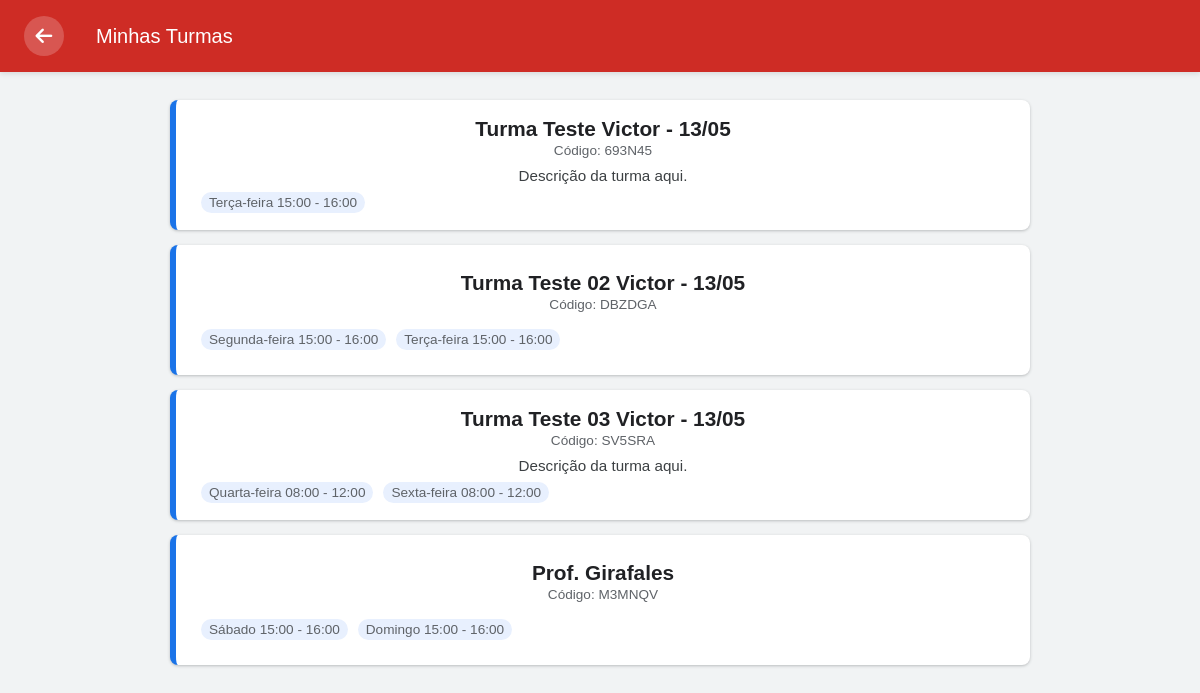
The page /turmas/listar/ (signed in) on the database its author committed.
### portal/models.py (models this page shows, shortened)
class Turma(models.Model):
    nome = models.CharField(max_length=100)
    professor = models.ForeignKey('Professor', on_delete=models.SET_NULL, null=True)
    codigo = models.CharField(max_length=20, unique=True, default='DEFAULT001')
    descricao = models.TextField(blank=True)
    data_criacao = models.DateTimeField(default=timezone.now)
    alunos = models.ManyToManyField('Aluno', related_name='turmas', blank=True)

class DiaSemana(models.Model):
    DIAS_SEMANA = [
        (0, 'Domingo'),
        (1, 'Segunda-feira'),
        (2, 'Terça-feira'),
        (3, 'Quarta-feira'),
        (4, 'Quinta-feira'),
        (5, 'Sexta-feira'),
        (6, 'Sábado'),
    ]
    dia = models.IntegerField(choices=DIAS_SEMANA)
    horario_turma = models.ForeignKey('HorarioTurma', on_delete=models.CASCADE, related_name='dias')
    class Meta:
        unique_together = ['dia', 'horario_turma']

class HorarioTurma(models.Model):
    turma = models.ForeignKey(Turma, on_delete=models.CASCADE, related_name='horarios')
    hora_inicio = models.TimeField()
    hora_fim = models.TimeField()
    class Meta:
        ordering = ['hora_inicio']

### portal/views.py (the view)
# urls.py: path('turmas/listar/', views.listar_turmas, name='listar_turmas'),
@login_required
def listar_turmas(request):
    professor = get_object_or_404(Professor, user=request.user)
    turmas = Turma.objects.filter(professor=professor)
    return render(request, 'listar_turmas.html', {'turmas': turmas})

### portal/templates/listar_turmas.html (shortened to what this page needs)
{% extends "base.html" %}
{% block style %}
<link rel="stylesheet" href="https://cdnjs.cloudflare.com/ajax/libs/font-awesome/6.4.0/css/all.min.css">
{% endblock %}
{% block content %}
<header class="header">
    <a href="{% url 'pagina_professor' %}" class="btn-voltar" title="Voltar">
        <i class="fas fa-arrow-left"></i>
    </a>
    <h1 style="margin: 0; font-size: 1.25rem;">Minhas Turmas</h1>
</header>
<div class="container">
    <div class="turmas-list">
        {% for turma in turmas %}
        <div class="turma-card"
             onclick="window.location.href='{% url 'dias_aula' turma.id %}'"
             role="button"
             tabindex="0"
             onkeypress="if(event.key==='Enter'){window.location.href='{% url 'dias_aula' turma.id %}'}">
            <div class="turma-header">
                <h2>{{ turma.nome }}</h2>
                <span class="turma-codigo">Código: {{ turma.codigo }}</span>
            </div>
            <div class="turma-info">
                <p>{{ turma.descricao }}</p>
                <div class="horarios">
                    {% for horario in turma.horarios.all %}
                    <div class="horario-item">
                        {% for dia in horario.dias.all %}
                        <span>{{ dia.get_dia_display }}</span>
                        {% endfor %}
                        {{ horario.hora_inicio|time:"H:i" }} - {{ horario.hora_fim|time:"H:i" }}
                    </div>
                    {% endfor %}
                </div>
            </div>
        </div>
        {% endfor %}
    </div>
</div>
{% endblock %}

### portal/static/portal/css/style.css (style rules this page uses)
body { font-family: Arial, sans-serif; background-color: #f4f4f4; text-align: center; margin: 0; padding: 0; }

### portal/templates/listar_turmas.html (style rules this page uses)
body { font-family: 'Google Sans', Arial, sans-serif; background-color: #f1f3f4; margin: 0; padding: 0; }
.header { background-color: #ce2c25; color: white; padding: 1rem 1.5rem; display: flex; align-items: center; gap: 1rem; box-shadow: 0 2px 5px rgba(0, 0, 0, 0.1); width: 100vw; box-sizing: border-box; position: fixed; top: 0; left: 0; z-index: 1000; }
.btn-voltar { background-color: rgba(255, 255, 255, 0.2); color: white; border: none; width: 40px; height: 40px; border-radius: 50%; cursor: pointer; transition: background-color 0.2s; display: flex; align-items: center; justify-content: center; margin-right: 1rem; text-decoration: none; }
.btn-voltar i { font-size: 1.2rem; }
.container { max-width: 900px; margin: 100px auto 30px auto; padding: 0 20px; }
h1 { color: #ffffff; text-align: left; font-weight: 500; font-size: 2.5rem; margin-bottom: 20px; }
.turmas-list { display: flex; flex-direction: column; gap: 15px; }
.turma-card { background: white; border-radius: 8px; padding: 15px 25px; box-shadow: 0 1px 3px rgb(60 64 67 / 0.3); border-left: 6px solid #1a73e8; transition: box-shadow 0.3s ease; cursor: pointer; display: flex; flex-direction: column; justify-content: center; height: 100px; }
.turma-header { margin-bottom: 8px; }
.turma-header h2 { margin: 0; color: #202124; font-weight: 600; font-size: 1.3rem; }
.turma-codigo { color: #5f6368; font-size: 0.85rem; margin-top: 2px; font-weight: 500; }
.turma-info p { margin: 0; color: #3c4043; font-size: 0.95rem; white-space: nowrap; overflow: hidden; text-overflow: ellipsis; }
.horarios { margin-top: 8px; font-size: 0.85rem; color: #5f6368; display: flex; gap: 10px; flex-wrap: wrap; }
.horario-item { background: #e8f0fe; padding: 3px 8px; border-radius: 12px; font-weight: 500; }

### rows shown on the page
Turma: nome "Turma Teste Victor - 13/05", codigo "693N45", descricao "Descrição da turma aqui."
HorarioTurma: hora_inicio "15:00", hora_fim "16:00"
DiaSemana: dia "Terça-feira"
Turma: nome "Turma Teste 02 Victor - 13/05", codigo "DBZDGA"
HorarioTurma: hora_inicio "15:00", hora_fim "16:00"
DiaSemana: dia "Segunda-feira"
HorarioTurma: hora_inicio "15:00", hora_fim "16:00"
DiaSemana: dia "Terça-feira"
Turma: nome "Turma Teste 03 Victor - 13/05", codigo "SV5SRA", descricao "Descrição da turma aqui."
HorarioTurma: hora_inicio "08:00", hora_fim "12:00"
DiaSemana: dia "Quarta-feira"
HorarioTurma: hora_inicio "08:00", hora_fim "12:00"
DiaSemana: dia "Sexta-feira"
Turma: nome "Prof. Girafales", codigo "M3MNQV"
HorarioTurma: hora_inicio "15:00", hora_fim "16:00"
DiaSemana: dia "Sábado"
HorarioTurma: hora_inicio "15:00", hora_fim "16:00"
DiaSemana: dia "Domingo"
